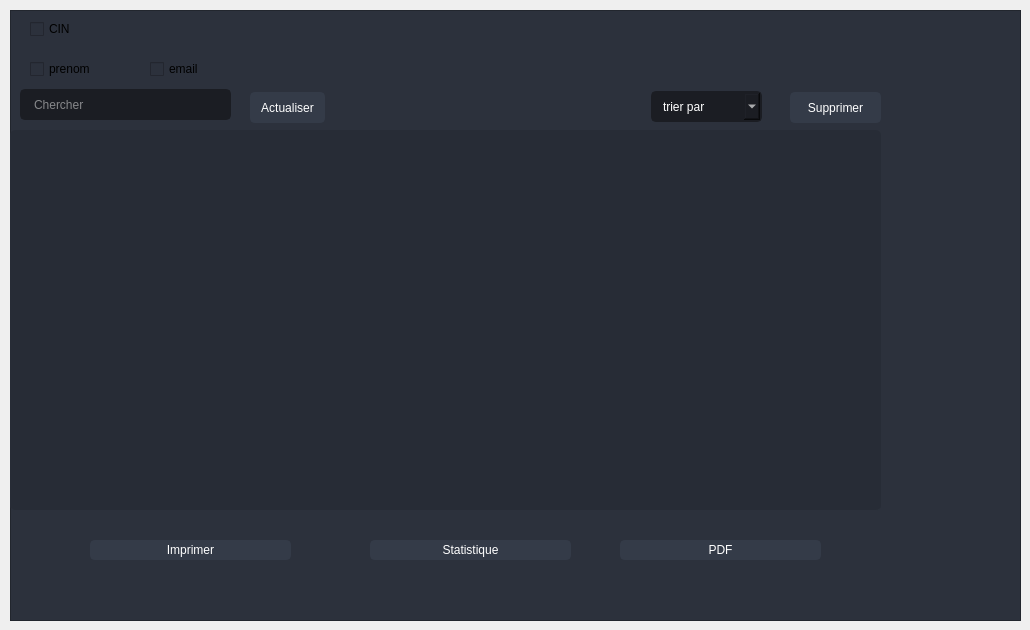
                    <widget class="QWidget" name="tab">
                     <attribute name="title">
                      <string>Afficher les agents</string>
                     </attribute>
                     <widget class="QFrame" name="frame_4">
                      <property name="geometry">
                       <rect>
                        <x>10</x>
                        <y>10</y>
                        <width>1011</width>
                        <height>611</height>
                       </rect>
                      </property>
                      <property name="styleSheet">
                       <string notr="true">background-color: rgb(44, 49, 60);</string>
                      </property>
                      <property name="frameShape">
                       <enum>QFrame::StyledPanel</enum>
                      </property>
                      <property name="frameShadow">
                       <enum>QFrame::Raised</enum>
                      </property>
                      <widget class="QLineEdit" name="chercher_agents">
                       <property name="geometry">
                        <rect>
                         <x>10</x>
                         <y>79</y>
                         <width>211</width>
                         <height>31</height>
                        </rect>
                       </property>
                       <property name="styleSheet">
                        <string notr="true">
QLineEdit {
	color: rgb(44, 49, 60);
	background-color: rgb(27, 29, 35);
	border-radius: 5px;
	border: 2px solid rgb(27, 29, 35);
	padding-left: 10px;
   color:rgb(242, 242, 242)
}
QLineEdit:hover {
	border: 2px solid rgb(64, 71, 88);
background-image: url(:/16x16/icons/16x16/cil-magnifying-glass.png);
	background-position: right center;
    background-repeat: no-repeat;
}
QLineEdit:focus {
	border: 2px solid rgb(91, 101, 124);
background-image: url(:/16x16/icons/16x16/cil-magnifying-glass.png);
	background-position: right center;
    background-repeat: no-repeat;
}

QLabel
{color: rgb(255, 255, 255);
}</string>
                       </property>
                       <property name="placeholderText">
                        <string>Chercher</string>
                       </property>
                      </widget>
                      <widget class="QPushButton" name="pushButton_10">
                       <property name="geometry">
                        <rect>
                         <x>80</x>
                         <y>530</y>
                         <width>201</width>
                         <height>20</height>
                        </rect>
                       </property>
                       <property name="styleSheet">
                        <string notr="true">QPushButton {
	color: rgb(255, 255, 255);
	border: 2px solid rgb(52, 59, 72);
	font: 9pt &quot;Segoe UI&quot;;
	border-radius: 5px;	
	background-color: rgb(52, 59, 72);
}
QPushButton:hover {
	background-color: rgb(57, 65, 80);
	border: 2px solid rgb(61, 70, 86);
background-image: url(:/16x16/icons/16x16/cil-print.png);
	background-position: Right center;
    background-repeat: no-repeat;
}
QPushButton:pressed {	
	background-color: rgb(35, 40, 49);
	border: 2px solid rgb(43, 50, 61);
}</string>
                       </property>
                       <property name="text">
                        <string>Imprimer</string>
                       </property>
                      </widget>
                      <widget class="QPushButton" name="pushButton_13">
                       <property name="geometry">
                        <rect>
                         <x>780</x>
                         <y>82</y>
                         <width>91</width>
                         <height>31</height>
                        </rect>
                       </property>
                       <property name="styleSheet">
                        <string notr="true">QPushButton {
	color: rgb(255, 255, 255);
	border: 2px solid rgb(52, 59, 72);
	font: 9pt &quot;Segoe UI&quot;;
	border-radius: 5px;	
	background-color: rgb(52, 59, 72);
}
QPushButton:hover {
	background-color: rgb(57, 65, 80);
	border: 2px solid rgb(61, 70, 86);
}
QPushButton:pressed {	
	background-color: rgb(35, 40, 49);
	border: 2px solid rgb(43, 50, 61);
}</string>
                       </property>
                       <property name="text">
                        <string>Supprimer</string>
                       </property>
                      </widget>
                      <widget class="QPushButton" name="pushButton_15">
                       <property name="geometry">
                        <rect>
                         <x>240</x>
                         <y>82</y>
                         <width>75</width>
                         <height>31</height>
                        </rect>
                       </property>
                       <property name="styleSheet">
                        <string notr="true">QPushButton {
	color: rgb(255, 255, 255);
	border: 2px solid rgb(52, 59, 72);
	font: 9pt &quot;Segoe UI&quot;;
	border-radius: 5px;	
	background-color: rgb(52, 59, 72);
}
QPushButton:hover {
	background-color: rgb(57, 65, 80);
	border: 2px solid rgb(61, 70, 86);
}
QPushButton:pressed {	
	background-color: rgb(35, 40, 49);
	border: 2px solid rgb(43, 50, 61);
}</string>
                       </property>
                       <property name="text">
                        <string>Actualiser</string>
                       </property>
                      </widget>
                      <widget class="QTableView" name="tab_agents">
                       <property name="geometry">
                        <rect>
                         <x>0</x>
                         <y>120</y>
                         <width>871</width>
                         <height>381</height>
                        </rect>
                       </property>
                       <property name="styleSheet">
                        <string notr="true">QTableView {	
	background-color: rgb(39, 44, 54);
	padding: 10px;
	border-radius: 5px;
	gridline-color: rgb(44, 49, 60);
	border-bottom: 1px solid rgb(44, 49, 60);
}
QHeaderView::section {
	color: rgb(255, 255, 255);
	border: 2px solid rgb(52, 59, 72);
	font: 9pt &quot;Segoe UI&quot;;
	border-radius: 5px;	
	background-color: rgb(52, 59, 72);}

QScrollBar:horizontal {
    border: none;
    background: rgb(52, 59, 72);
    height: 14px;
    margin: 0px 21px 0 21px;
	border-radius: 0px;
}
 QScrollBar:vertical {
	border: none;
    background: rgb(52, 59, 72);
    width: 14px;
    margin: 21px 0 21px 0;
	border-radius: 0px;
 }
</string>
                       </property>
                      </widget>
                      <widget class="QPushButton" name="pushButton_14">
                       <property name="geometry">
                        <rect>
                         <x>610</x>
                         <y>530</y>
                         <width>201</width>
                         <height>20</height>
                        </rect>
                       </property>
                       <property name="styleSheet">
                        <string notr="true">QPushButton {
	color: rgb(255, 255, 255);
	border: 2px solid rgb(52, 59, 72);
	font: 9pt &quot;Segoe UI&quot;;
	border-radius: 5px;	
	background-color: rgb(52, 59, 72);
}
QPushButton:hover {
	background-color: rgb(57, 65, 80);
	border: 2px solid rgb(61, 70, 86);
background-image: url(:/16x16/icons/16x16/cil-print.png);
	background-position: Right center;
    background-repeat: no-repeat;
}
QPushButton:pressed {	
	background-color: rgb(35, 40, 49);
	border: 2px solid rgb(43, 50, 61);
}</string>
                       </property>
                       <property name="text">
                        <string>PDF</string>
                       </property>
                      </widget>
                      <widget class="QCheckBox" name="check_CIN">
                       <property name="geometry">
                        <rect>
                         <x>20</x>
                         <y>10</y>
                         <width>70</width>
                         <height>18</height>
                        </rect>
                       </property>
                       <property name="text">
                        <string>CIN</string>
                       </property>
                      </widget>
                      <widget class="QCheckBox" name="check_prenom">
                       <property name="geometry">
                        <rect>
                         <x>20</x>
                         <y>50</y>
                         <width>70</width>
                         <height>18</height>
                        </rect>
                       </property>
                       <property name="text">
                        <string>prenom</string>
                       </property>
                      </widget>
                      <widget class="QCheckBox" name="check_email">
                       <property name="geometry">
                        <rect>
                         <x>140</x>
                         <y>50</y>
                         <width>70</width>
                         <height>18</height>
                        </rect>
                       </property>
                       <property name="text">
                        <string>email</string>
                       </property>
                      </widget>
                      <widget class="QComboBox" name="comboBox_3">
                       <property name="geometry">
                        <rect>
                         <x>641</x>
                         <y>81</y>
                         <width>111</width>
                         <height>31</height>
                        </rect>
                       </property>
                       <property name="styleSheet">
                        <string notr="true">QComboBox{
	background-color: rgb(27, 29, 35);
	border-radius: 5px;
	border: 2px solid rgb(27, 29, 35);
	padding: 5px;
	padding-left: 10px;
	color: rgb(255, 255, 255);
	font: 10pt &quot;Segoe UI&quot;;
}
QComboBox:hover{
	border: 2px solid rgb(64, 71, 88);
}
QComboBox QAbstractItemView {
	color: rgb(85, 170, 255);	
	background-color: rgb(27, 29, 35);
	padding: 10px;
	selection-background-color: rgb(39, 44, 54);
}</string>
                       </property>
                       <item>
                        <property name="text">
                         <string>trier par</string>
                        </property>
                       </item>
                       <item>
                        <property name="text">
                         <string>CIN</string>
                        </property>
                       </item>
                       <item>
                        <property name="text">
                         <string>nom</string>
                        </property>
                       </item>
                       <item>
                        <property name="text">
                         <string>prenom</string>
                        </property>
                       </item>
                       <item>
                        <property name="text">
                         <string>tel</string>
                        </property>
                       </item>
                      </widget>
                      <widget class="QPushButton" name="pushButton_20">
                       <property name="geometry">
                        <rect>
                         <x>360</x>
                         <y>530</y>
                         <width>201</width>
                         <height>20</height>
                        </rect>
                       </property>
                       <property name="styleSheet">
                        <string notr="true">QPushButton {
	color: rgb(255, 255, 255);
	border: 2px solid rgb(52, 59, 72);
	font: 9pt &quot;Segoe UI&quot;;
	border-radius: 5px;	
	background-color: rgb(52, 59, 72);
}
QPushButton:hover {
	background-color: rgb(57, 65, 80);
	border: 2px solid rgb(61, 70, 86);
background-image: url(:/16x16/icons/16x16/cil-chart.png);
	background-position: right center;
    background-repeat: no-repeat;
}
QPushButton:pressed {	
	background-color: rgb(35, 40, 49);
	border: 2px solid rgb(43, 50, 61);
}</string>
                       </property>
                       <property name="text">
                        <string>Statistique</string>
                       </property>
                      </widget>
                     </widget>
                    </widget>
